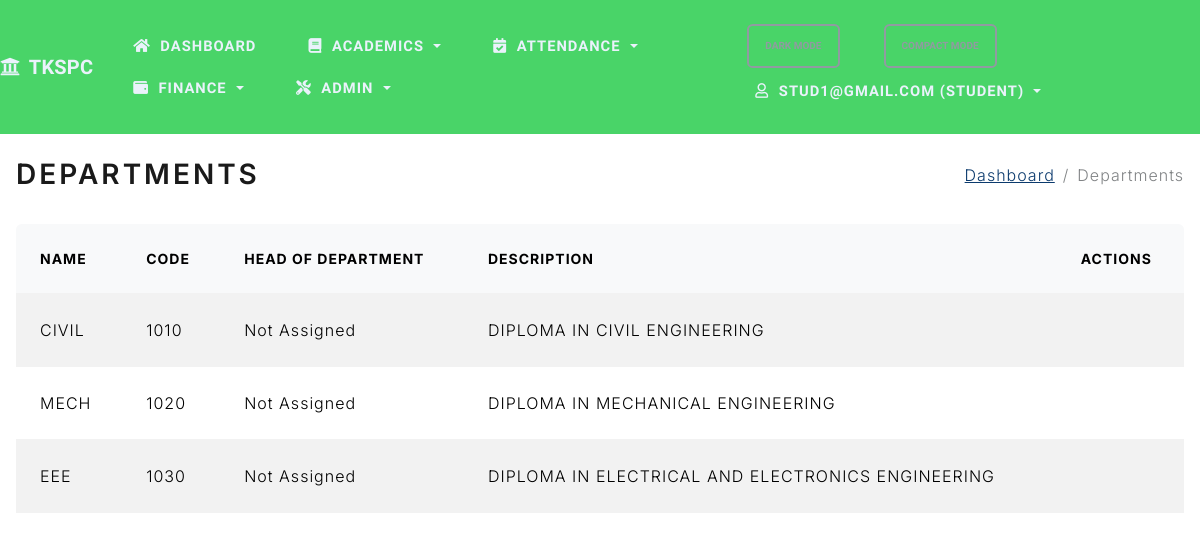
/departments (signed in), run on the app's committed database.
### project/models.py (models this page shows, shortened)
class Department(db.Model):
    id = db.Column(db.Integer, primary_key=True)
    name = db.Column(db.String(100), nullable=False, unique=True)
    code = db.Column(db.String(20), unique=True)
    description = db.Column(db.Text)
    head_of_department_id = db.Column(db.Integer, db.ForeignKey('teacher.id'), nullable=True)
    students = db.relationship('Student', backref='dept', lazy=True, foreign_keys='Student.department_id')
    teachers = db.relationship('Teacher', backref='dept', lazy=True, foreign_keys='Teacher.department_id')
    courses = db.relationship('Course', backref='dept', lazy=True, foreign_keys='Course.department_id')
    subjects = db.relationship('Subject', backref='dept', lazy=True, foreign_keys='Subject.department_id')

### project/routes.py (the view)
@app.route('/departments')
@crud_required('department', 'read')
def list_departments():
    departments = Department.query.all()
    return render_template('departments.html', departments=departments)

### project/routes.py (called while the page is built)
def crud_required(resource: str, action: str):
    def decorator(fn):
        @wraps(fn)
        def wrapper(*args, **kwargs):
            if not session.get('logged_in'):
                flash('Please log in to access this page.', 'warning')
                return redirect(url_for('login', next=request.path))
            role = session.get('role')
            allowed = CRUD_PERMISSIONS.get(resource, {}).get(action, [])
            if role not in allowed:
                flash('You are not authorized to perform this action.', 'danger')
                return redirect(url_for('index'))
            return fn(*args, **kwargs)
        return wrapper
    return decorator

### project/templates/departments.html (shortened to what this page needs)
{% extends "base.html" %}
{% block page_title %}<h2 class="mb-0">Departments</h2>{% endblock %}
{% block breadcrumbs %}
  <li class="breadcrumb-item"><a href="{{ url_for('dashboard') }}">Dashboard</a></li>
  <li class="breadcrumb-item active" aria-current="page">Departments</li>
{% endblock %}
{% block content %}
    <div class="table-responsive">
        <table class="table table-striped table-hover">
            <thead>
                <tr>
                    <th>Name</th>
                    <th>Code</th>
                    <th>Head of Department</th>
                    <th>Description</th>
                    <th>Actions</th>
                </tr>
            </thead>
            <tbody>
                {% for dept in departments %}
                <tr>
                    <td>{{ dept.name }}</td>
                    <td>{{ dept.code }}</td>
                    <td>{{ dept.head_of_department.name if dept.head_of_department else 'Not Assigned' }}</td>
                    <td>{{ dept.description or '-' }}</td>
                    <td>
                    </td>
                </tr>
                {% endfor %}
            </tbody>
        </table>
    </div>
{% endblock %}

### project/static/css/app.css (style rules this page uses)
:root { --bg: #ffffff; --text: #1f2937; --muted: #6b7280; --card-bg: #ffffff; --card-shadow: 0 0.35rem 0.9rem rgba(0,0,0,0.08); --table-header-bg: #f8f9fa; --tkspc-primary: #49d468; --tkspc-secondary: #f39c12; --tkspc-accent: #1abc9c; --link: #0b3a6d; --link-hover: #072a4d; }
body { background-color: var(--bg); color: var(--text); }
a { color: var(--link); }
table.table thead th { background-color: var(--table-header-bg); }
table.table td, table.table th { vertical-align: middle; }
.table-responsive { border-radius: 0.35rem; overflow-x: auto; -webkit-overflow-scrolling: touch; }
.breadcrumb .breadcrumb-item a { color: var(--link); }

### data on the page
Department: name "CIVIL", code "1010", head_of_department "Not Assigned", description "DIPLOMA IN CIVIL ENGINEERING"
Department: name "MECH", code "1020", head_of_department "Not Assigned", description "DIPLOMA IN MECHANICAL ENGINEERING"
Department: name "EEE", code "1030", head_of_department "Not Assigned", description "DIPLOMA IN ELECTRICAL AND ELECTRONICS ENGINEERING"

### other printed values
{{ session.get('user') }} "STUD1@GMAIL.COM"
{{ session.get('role', 'staff') }} "STUDENT"
